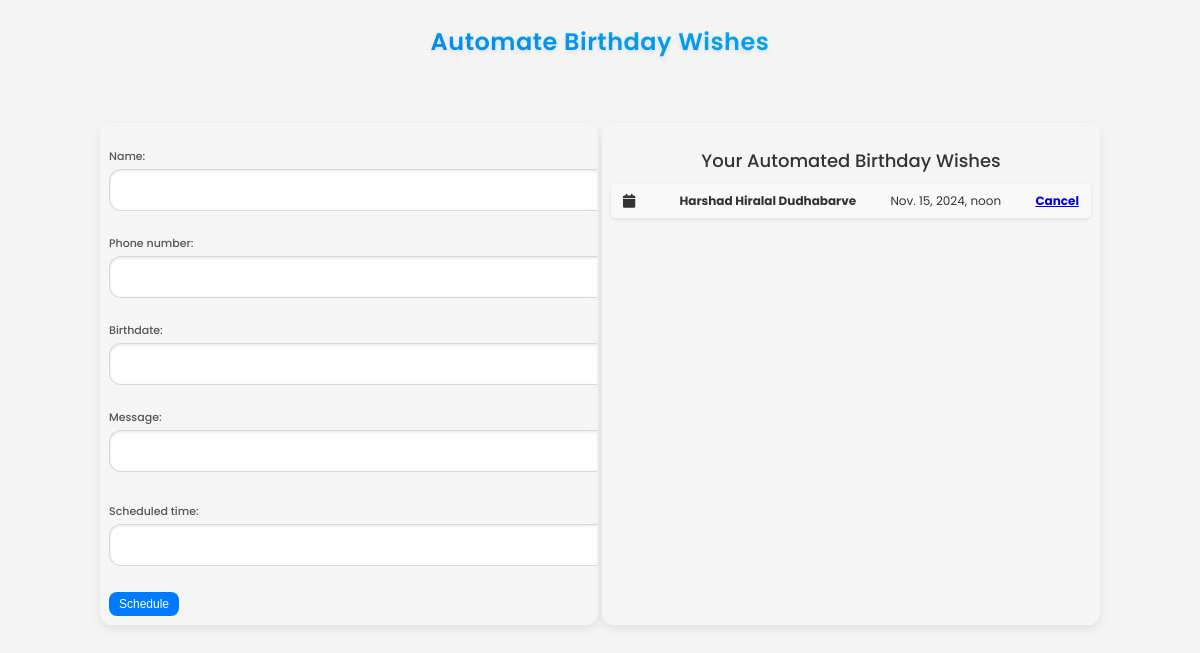
The page /meet/schedule_birthday/ (signed in) on the database its author committed.
### meet/models.py (models this page shows, shortened)
class Birthday(models.Model):
    user=models.ForeignKey(User, on_delete=models.CASCADE)
    name = models.CharField(max_length=100)
    phone_number = models.CharField(max_length=15)  # Added phone number field
    birthdate = models.DateField()
    message = models.TextField()
    scheduled_time = models.DateTimeField()

### meet/views.py (the view, shortened to what this page needs)
# urls.py: path('schedule_birthday/',AutomateBirthdayWishes.as_view(), name='schedule_birthday'),
class AutomateBirthdayWishes(View):
    template_name = 'meet/schedule_birthday.html'
    def get(self, request, pk=None):
        form = BirthdayForm()
        birthdays = Birthday.objects.filter(user=request.user)
        return render(request, self.template_name, {
            'form': form,
            'birthdays': birthdays,
            'pk': pk
        })

### meet/forms.py
class BirthdayForm(forms.ModelForm):
    class Meta:
        model = Birthday
        fields = ['name','phone_number', 'birthdate', 'message', 'scheduled_time']
        widgets = {
            'birthdate': forms.DateInput(attrs={'class': 'flatpickr-date'}),
            'scheduled_time': forms.DateTimeInput(attrs={'class': 'flatpickr-datetime'}),
        }

### meet/templates/meet/schedule_birthday.html (shortened to what this page needs)
<!DOCTYPE html>
<html lang="en">
<head>
    <link href="https://cdnjs.cloudflare.com/ajax/libs/font-awesome/6.0.0-beta3/css/all.min.css" rel="stylesheet">
    <link rel="stylesheet" href="https://cdn.jsdelivr.net/npm/flatpickr/dist/flatpickr.min.css">
</head>
<body>
    <h1 class="intro">Automate Birthday Wishes</h1>
    <section class="message">
    </section>
    <div class="container">
        <div class="form-section">
            <form method="post">
                {{ form.as_p }}
                <button type="submit">Schedule</button>
            </form>
        </div>
        <div class="birthdays-section">
            {% if birthdays %}
                <h2 class="bddy">Your Automated Birthday Wishes</h2>
                {% for b in birthdays %}
                    <div class="birthday-item" data-pk="{{ b.pk }}">
                        <i class="icon fa fa-calendar"></i>
                        <strong>{{ b.name }}</strong>
                        <span>{{ b.scheduled_time }}</span>
                        <a href="{% url 'cancel_birthday' b.pk%}">
                            <strong>Cancel</strong>
                        </a>
                    </div>
                {% endfor %}
            {% endif %}
        </div>
    </div>
</body>
</html>

### meet/templates/meet/schedule_birthday.html (style rules this page uses)
body { font-family: 'Poppins', sans-serif; margin: 0; padding: 0; background-color: #f4f4f4; color: #333; }
h1 { text-align: center; font-weight: 500; margin-bottom: 20px; }
.container { display: flex; justify-content: space-between; padding: 20px; max-width: 1200px; margin: 0 auto; }
.form-section, .birthdays-section { width: 48%; padding: 8px; background: rgba(255, 255, 255, 0.1); border-radius: 12px; box-shadow: 0 4px 10px rgba(0, 0, 0, 0.08); backdrop-filter: blur(6px); border: 1px solid rgba(255, 255, 255, 0.15); overflow: hidden; transition: transform 0.2s ease, box-shadow 0.2s ease; }
.form-section form button { background-color: #007BFF; color: #fff; padding: 5px 10px; border: none; border-radius: 8px; cursor: pointer; font-weight: 500; font-size: 12px; transition: background-color 0.2s ease, transform 0.1s ease; }
.form-section input, .form-section textarea, .form-section select { width: 100%; padding: 4px 10px; margin-bottom: 8px; border: 1px solid rgba(0, 0, 0, 0.15); border-radius: 12px; background-color: rgba(255, 255, 255, 0.85); color: #333; font-size: 12px; height: 32px; box-shadow: inset 0 1px 3px rgba(0, 0, 0, 0.1); transition: all 0.2s ease; }
.form-section label { font-weight: 500; font-size: 11px; margin-bottom: 4px; display: block; color: #555; }
.container { display: flex; justify-content: space-between; padding: 10px; max-width: 1000px; margin: 0 auto; border-radius: 15px; }
.birthday-item { display: flex; justify-content: space-between; align-items: center; padding: 8px 12px; margin-bottom: 8px; background-color: #f9f9f9; border-radius: 4px; box-shadow: 0 1px 3px rgba(0,0,0,0.1); font-size: 12px; cursor: pointer; transition: background-color 0.2s; }
.birthday-item .icon { margin-right: 10px; font-size: 14px; }
.intro { font-family: 'Poppins', sans-serif; font-size: 24px; font-weight: 600; background: linear-gradient(45deg, #007BFF, #00C6FF); -webkit-background-clip: text; -webkit-text-fill-color: transparent; text-align: center; padding: 8px; margin-bottom: 16px; letter-spacing: 0.5px; text-shadow: 0 2px 4px rgba(0, 0, 0, 0.1); }
.message { padding: 10px; max-width: 100%; margin: 10px auto; font-family: 'Poppins', sans-serif; }
.bddy { font-family: 'Poppins', sans-serif; font-weight: 500; font-size: 18px; color: #333; margin-bottom: 10px; text-align: center; }

### rows shown on the page
Birthday: name "Harshad Hiralal Dudhabarve", scheduled_time "Nov. 15, 2024, noon"
